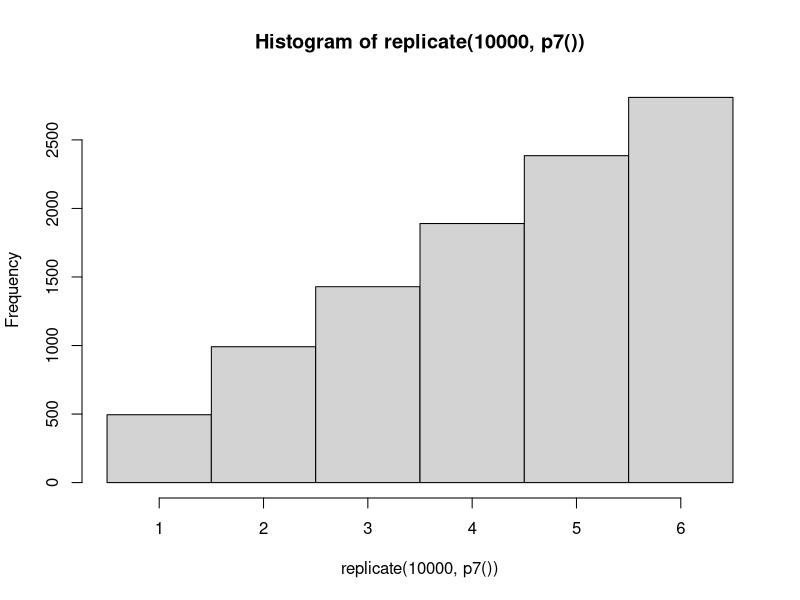

The R source for this figure:
## ---- chunk 1
cards <- 
  paste0(c("A", "2", "3", "4", "5", "6", "7", "8", "9", "T", "J", "Q", "K"),
         rep(c("H", "C", "S", "D"), each = 13))
  # format of cards is: [value][suit], such as "3H" for 3 of hearts,
  # "7C" for 7 of clubs, "TD" for 10 of diamonds
## ---- chunk 2
p1 <- function(){
  sum(substr(sample(cards, 5), 1,1) %in% c("J","Q","K")) >= 1
}
## ---- chunk 3
mean(replicate(10000, p1()))
## ---- chunk 4
p2 <- function(){
  threeroll <- sample(1:6, 3, replace=T)
  (sum(threeroll == 5 | threeroll == 6) >= 1)[sum(threeroll) <= 10]
}
## ---- chunk 5
mean(unlist(replicate(10000, p2())))
## ---- chunk 6
p3 <- function(){
  mean(rnorm(7, 112, 10)) > 110
}
## ---- chunk 7
mean(replicate(10000, p3()))
## ---- chunk 8
p4 <- function(){
  runif(1, 3, 5) * runif(1, 2, 3)
}
## ---- chunk 9
mean(replicate(10000, p4()))
## ---- chunk 10
p5 <- function(){
  draw <- sample(rep(c("A", "B", "C"), times = c(5, 3, 2)), 3)
  (draw[1] == draw[2] & draw[2] == draw[3])[!identical(sort(draw), c("A", "B", "C"))]
}
## ---- chunk 11
mean(unlist(replicate(10000, p5())))
## ---- chunk 12
p6 <- function(){
  win <- sample(0:1, 1, prob = c(60, 40))
  
  if(win == 1){
      binge <- sample(0:1, 1, prob = c(75, 25))
  }
  
  else {
      binge <- sample(0:1, 1, prob = c(10, 90))
  }
  
  (win == 1)[binge == 1]
}
## ---- chunk 13
mean(unlist(replicate(10000, p6())))
## ---- chunk 14
p7 <- function(){
  sum <- 0
  while(sum < 100) {
    roll <- sample(1:6, 1)
    sum <- sum + roll
  }
  roll
}
## ---- chunk 15
hist(replicate(10000, p7()), breaks = .5:6.5)
## ---- chunk 16
# From what I can tell, this solution is mostly complete but fails to remove the A's correctly, likely
# due to an issue with variable scope.
bonus <- function(){
  draw <- sample(c("A", 2:13), 5)
  if(draw[1]=="A"){
    draw[1] <- 1
  }
  else if(draw[5]=="A"){
    draw[5] <- 14
  }
  else if("A" %in% draw){
    draw[which(draw=="A")] <- 0
  }
  (all(draw == 10:14))[(draw[5]-draw[4]==1)&(draw[4]-draw[3]==1)&(draw[3]-draw[2]==1)&(draw[2]-draw[1]==1)]
}
## ---- chunk 17
#mean(unlist(replicate(10000, bonus())))
